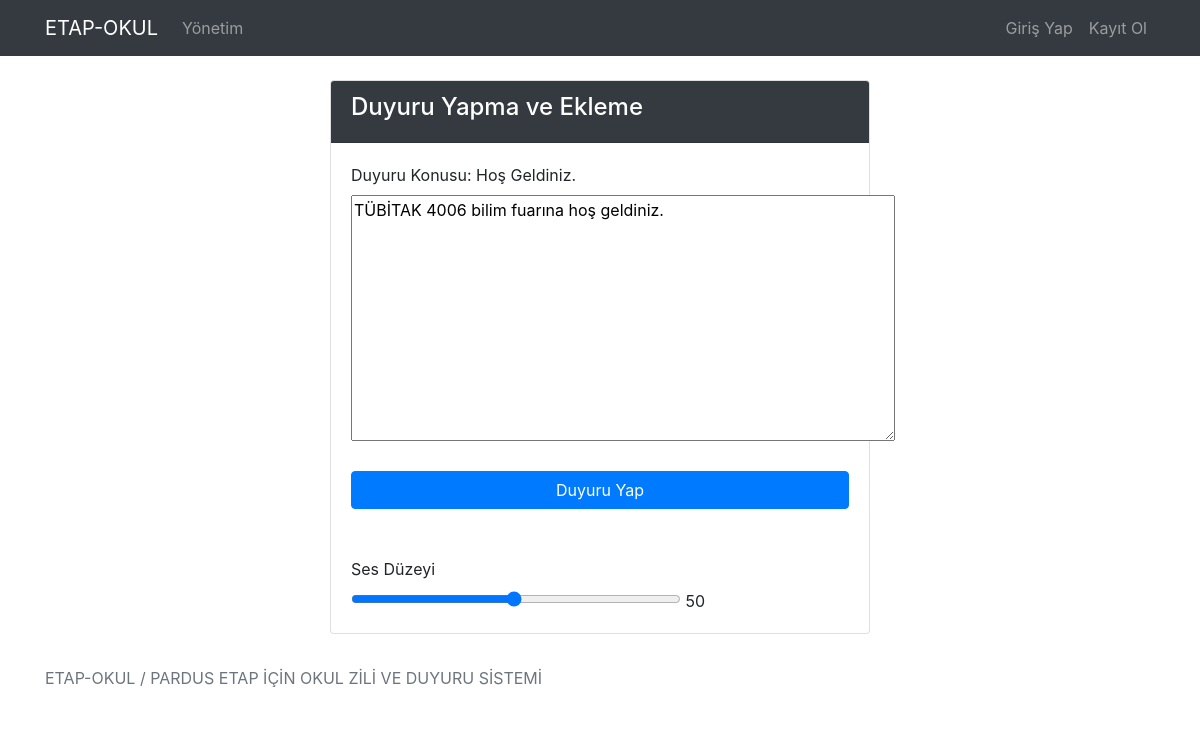
The app's page /duyuru/2, older data.
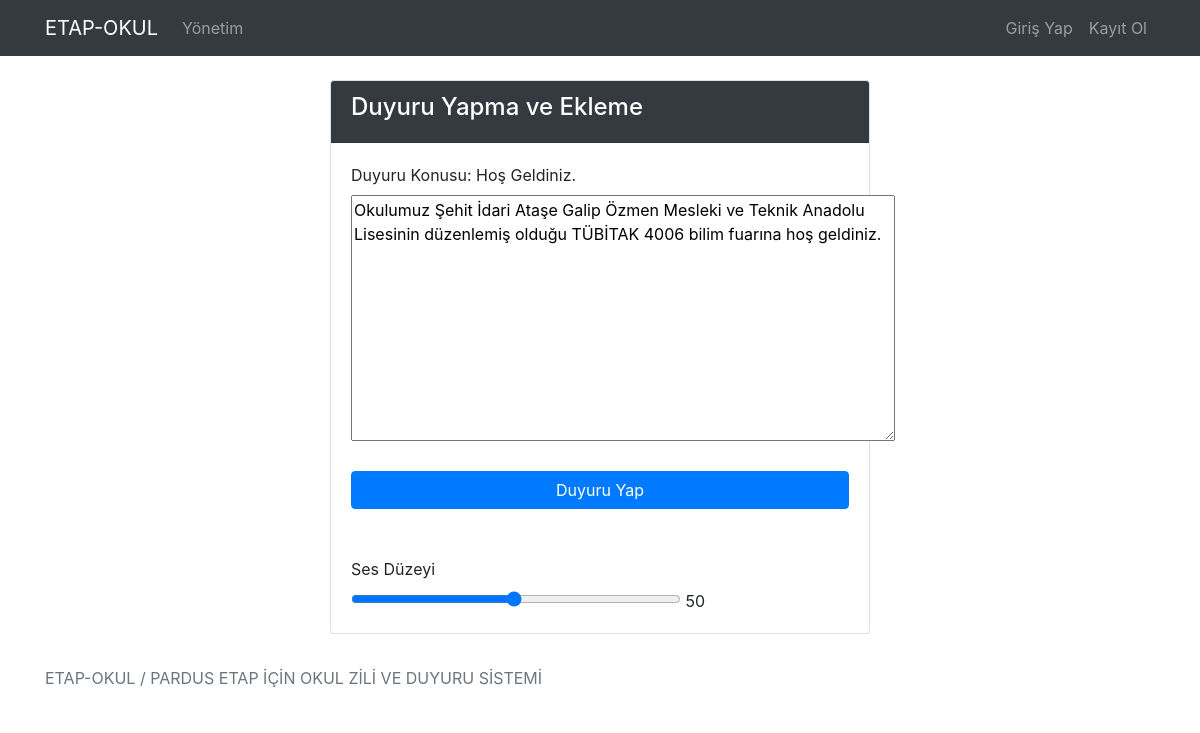
The same page, newer data.
### okulzili/models.py (models this page shows)
class DuyuruModel(models.Model):
    title=models.CharField(max_length=50,verbose_name="Başlık Bilgisi",null=False,blank=False)
    description=models.TextField(max_length=5000,verbose_name="İçerik Bilgisi",null=False,blank=False)

### pages/views.py (the view, shortened to what this page needs)
# urls.py: path('duyuru/<int:id>', views.duyurudetails, name='details'),
def duyurudetails(request, id):
    data = {
        "DuyuruMesaj": DuyuruModel.objects.get(id=id)
    }
    return render(request, "pages/details.html", data)

### templates/pages/details.html (shortened to what this page needs)
{% extends 'layout.html' %}
{% load static %}
{% block content %}
<div class="row">
  <div class="col-md-6 mx-auto">
      <div class="card">
          <div class="card-header bg-dark text-white">
              <h4>Duyuru Yapma ve Ekleme</h4>
          </div>
          <div class="card-body">
<form action = "" method = "POST">
  <label for="baslik"> Duyuru Konusu: {{ DuyuruMesaj.title }} </label> <br>
  <textarea id="mesaj" name="mesaj" rows="10" cols="51">{{ DuyuruMesaj.description }}</textarea>
  <br><br>
  <button type="submit" class="btn btn-primary btn-block">Duyuru Yap</button>
  <br><br>
  <label for="vehicle1"> Ses Düzeyi </label><br>
       <input type="range" id="sesseviyesi" name="sesseviyesi" value="50" min="1" max="100" style="width: 330px" oninput="this.nextElementSibling.value = this.value">
       <output>50</output>
</form>
</div>
</div>
</div>
</div
{% endblock %}

Row changes from the older to the newer data that the page shows:
changed DuyuruModel "Hoş Geldiniz.": mesaj "TÜBİTAK 4006 bilim fuarına hoş geldiniz." → "Okulumuz Şehit İdari Ataşe Galip Özmen Mesleki ve Teknik Anadolu Lisesinin düzenlemiş olduğu TÜBİTAK 4006 bilim fuarına hoş geldiniz."
